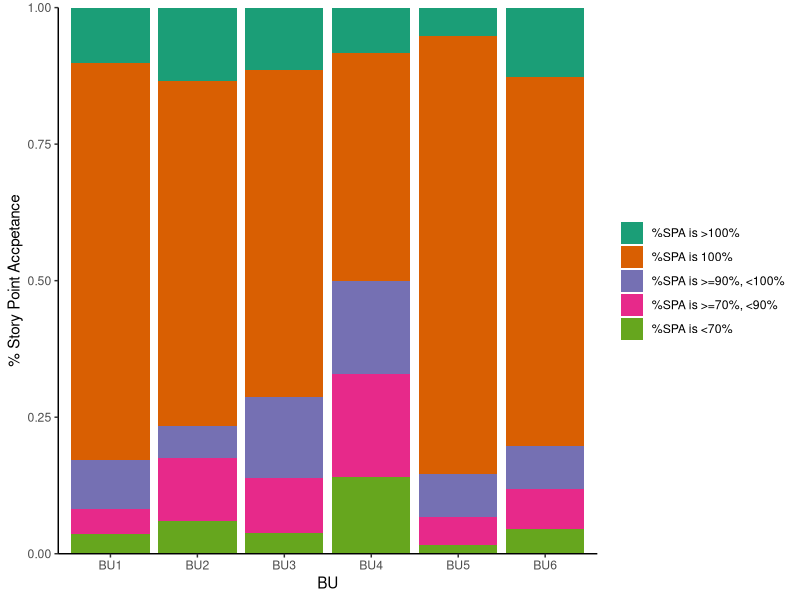

Recreate this plot in R.
## ---- chunk 1
knitr::opts_chunk$set(echo = TRUE)
library(tidyverse)
library(readxl)
library(RColorBrewer)

Sprint_Details_2022 <- read_excel("Sprint Details 2022.xlsx")
z <-ggplot(data = Sprint_Details_2022,aes(x= BU,fill =factor(`SPA Range`,levels = c("%SPA is >100%","%SPA is 100%","%SPA is >=90%, <100%","%SPA is >=70%, <90%","%SPA is <70%")))) +geom_bar(position = "fill") + scale_x_discrete(limits = c("BU1","BU2","BU3","BU4","BU5","BU6")) + theme_classic()+scale_fill_manual(name=NULL,breaks =c("%SPA is >100%","%SPA is 100%","%SPA is >=90%, <100%","%SPA is >=70%, <90%","%SPA is <70%"),values = c(brewer.pal(5,"Dark2"))) + scale_y_continuous(expand = c(0,0))+ylab("% Story Point Accpetance")
## ---- chunk 2
knitr::opts_chunk$set(echo = TRUE)
z
